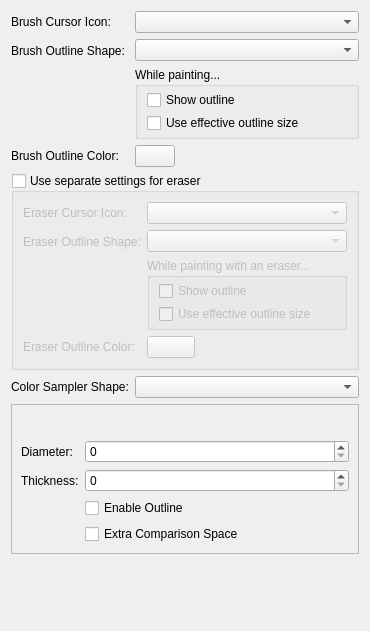
     <widget class="QWidget" name="Cursor">
      <attribute name="title">
       <string>Cursor</string>
      </attribute>
      <layout class="QFormLayout" name="formLayout_9">
       <item row="0" column="0">
        <widget class="QLabel" name="textLabel1">
         <property name="sizePolicy">
          <sizepolicy hsizetype="Preferred" vsizetype="Preferred">
           <horstretch>0</horstretch>
           <verstretch>0</verstretch>
          </sizepolicy>
         </property>
         <property name="text">
          <string>Brush Cursor Icon:</string>
         </property>
         <property name="buddy">
          <cstring>frame</cstring>
         </property>
        </widget>
       </item>
       <item row="0" column="1">
        <widget class="QComboBox" name="m_cmbCursorShape"/>
       </item>
       <item row="1" column="0">
        <widget class="QLabel" name="textLabel1_2">
         <property name="sizePolicy">
          <sizepolicy hsizetype="Preferred" vsizetype="Preferred">
           <horstretch>0</horstretch>
           <verstretch>0</verstretch>
          </sizepolicy>
         </property>
         <property name="text">
          <string>Brush Outline Shape:</string>
         </property>
        </widget>
       </item>
       <item row="1" column="1">
        <widget class="QWidget" name="widget_2" native="true">
         <layout class="QVBoxLayout" name="verticalLayout_8">
          <property name="leftMargin">
           <number>0</number>
          </property>
          <property name="topMargin">
           <number>0</number>
          </property>
          <property name="rightMargin">
           <number>0</number>
          </property>
          <property name="bottomMargin">
           <number>0</number>
          </property>
          <item>
           <widget class="QComboBox" name="m_cmbOutlineShape"/>
          </item>
          <item>
           <widget class="QGroupBox" name="groupBox">
            <property name="title">
             <string>While painting...</string>
            </property>
            <layout class="QVBoxLayout" name="verticalLayout_2">
             <property name="spacing">
              <number>3</number>
             </property>
             <property name="leftMargin">
              <number>9</number>
             </property>
             <property name="topMargin">
              <number>3</number>
             </property>
             <property name="bottomMargin">
              <number>3</number>
             </property>
             <item>
              <widget class="QCheckBox" name="m_showOutlinePainting">
               <property name="sizePolicy">
                <sizepolicy hsizetype="Minimum" vsizetype="Fixed">
                 <horstretch>0</horstretch>
                 <verstretch>0</verstretch>
                </sizepolicy>
               </property>
               <property name="minimumSize">
                <size>
                 <width>200</width>
                 <height>0</height>
                </size>
               </property>
               <property name="text">
                <string>Show outline</string>
               </property>
              </widget>
             </item>
             <item>
              <widget class="QCheckBox" name="m_changeBrushOutline">
               <property name="toolTip">
                <string>Dynamically adjust outline to match the effective size of the brush. (For example, as brush size changes due to pen pressure.)</string>
               </property>
               <property name="text">
                <string>Use effective outline size</string>
               </property>
              </widget>
             </item>
            </layout>
           </widget>
          </item>
         </layout>
        </widget>
       </item>
       <item row="2" column="0">
        <widget class="QLabel" name="label_11">
         <property name="text">
          <string>Brush Outline Color:</string>
         </property>
        </widget>
       </item>
       <item row="2" column="1">
        <widget class="KisColorButton" name="cursorColorButton">
         <property name="sizePolicy">
          <sizepolicy hsizetype="Fixed" vsizetype="Fixed">
           <horstretch>0</horstretch>
           <verstretch>0</verstretch>
          </sizepolicy>
         </property>
         <property name="text">
          <string/>
         </property>
        </widget>
       </item>
       <item row="3" column="0" colspan="2">
        <widget class="QGroupBox" name="m_chkSeparateEraserCursor">
         <property name="title">
          <string>Use separate settings for eraser</string>
         </property>
         <property name="checkable">
          <bool>true</bool>
         </property>
         <property name="checked">
          <bool>false</bool>
         </property>
         <layout class="QFormLayout" name="formLayout_14">
          <item row="0" column="1">
           <widget class="QComboBox" name="m_cmbEraserCursorShape"/>
          </item>
          <item row="0" column="0">
           <widget class="QLabel" name="label_19">
            <property name="sizePolicy">
             <sizepolicy hsizetype="Minimum" vsizetype="Preferred">
              <horstretch>0</horstretch>
              <verstretch>0</verstretch>
             </sizepolicy>
            </property>
            <property name="text">
             <string>Eraser Cursor Icon:</string>
            </property>
           </widget>
          </item>
          <item row="1" column="0">
           <widget class="QLabel" name="label_20">
            <property name="sizePolicy">
             <sizepolicy hsizetype="Minimum" vsizetype="Preferred">
              <horstretch>0</horstretch>
              <verstretch>0</verstretch>
             </sizepolicy>
            </property>
            <property name="text">
             <string>Eraser Outline Shape:</string>
            </property>
           </widget>
          </item>
          <item row="1" column="1">
           <widget class="QWidget" name="widget_7" native="true">
            <property name="sizePolicy">
             <sizepolicy hsizetype="Preferred" vsizetype="Preferred">
              <horstretch>0</horstretch>
              <verstretch>0</verstretch>
             </sizepolicy>
            </property>
            <layout class="QVBoxLayout" name="verticalLayout_10">
             <property name="leftMargin">
              <number>0</number>
             </property>
             <property name="topMargin">
              <number>0</number>
             </property>
             <property name="rightMargin">
              <number>0</number>
             </property>
             <property name="bottomMargin">
              <number>0</number>
             </property>
             <item>
              <widget class="QComboBox" name="m_cmbEraserOutlineShape"/>
             </item>
             <item>
              <widget class="QGroupBox" name="groupBox_6">
               <property name="sizePolicy">
                <sizepolicy hsizetype="Preferred" vsizetype="Preferred">
                 <horstretch>0</horstretch>
                 <verstretch>0</verstretch>
                </sizepolicy>
               </property>
               <property name="title">
                <string>While painting with an eraser...</string>
               </property>
               <layout class="QVBoxLayout" name="verticalLayout_5">
                <property name="spacing">
                 <number>3</number>
                </property>
                <property name="topMargin">
                 <number>3</number>
                </property>
                <property name="bottomMargin">
                 <number>3</number>
                </property>
                <item>
                 <widget class="QCheckBox" name="m_showEraserOutlinePainting">
                  <property name="text">
                   <string>Show outline</string>
                  </property>
                 </widget>
                </item>
                <item>
                 <widget class="QCheckBox" name="m_changeEraserBrushOutline">
                  <property name="toolTip">
                   <string>Dynamically adjust outline to match the effective size of the brush. (For example, as brush size changes due to pen pressure.)</string>
                  </property>
                  <property name="text">
                   <string>Use effective outline size</string>
                  </property>
                 </widget>
                </item>
               </layout>
              </widget>
             </item>
            </layout>
           </widget>
          </item>
          <item row="2" column="0">
           <widget class="QLabel" name="label_21">
            <property name="text">
             <string>Eraser Outline Color:</string>
            </property>
           </widget>
          </item>
          <item row="2" column="1">
           <widget class="KisColorButton" name="eraserCursorColorButton">
            <property name="maximumSize">
             <size>
              <width>48</width>
              <height>25</height>
             </size>
            </property>
            <property name="text">
             <string/>
            </property>
           </widget>
          </item>
         </layout>
        </widget>
       </item>
       <item row="4" column="0">
        <widget class="QLabel" name="m_lblColorSamplerPreviewStyle">
         <property name="text">
          <string>Color Sampler Shape:</string>
         </property>
        </widget>
       </item>
       <item row="4" column="1">
        <widget class="QComboBox" name="m_cmbColorSamplerPreviewStyle"/>
       </item>
       <item row="6" column="0">
        <widget class="QLabel" name="m_lblColorSamplerPreviewSizePreviewEmpty">
         <property name="text">
          <string/>
         </property>
        </widget>
       </item>
       <item row="11" column="0" colspan="2">
        <spacer name="verticalSpacer_3">
         <property name="orientation">
          <enum>Qt::Vertical</enum>
         </property>
         <property name="sizeHint" stdset="0">
          <size>
           <width>20</width>
           <height>40</height>
          </size>
         </property>
        </spacer>
       </item>
       <item row="5" column="0" colspan="2">
        <widget class="QFrame" name="m_frmColorSamplerCircleSettings">
         <property name="frameShape">
          <enum>QFrame::StyledPanel</enum>
         </property>
         <property name="frameShadow">
          <enum>QFrame::Raised</enum>
         </property>
         <layout class="QFormLayout" name="m_frmColorSamplerCircleSettingsLayout">
          <item row="1" column="0">
           <widget class="QLabel" name="m_lblColorSamplerPreviewSize">
            <property name="text">
             <string>Diameter:</string>
            </property>
           </widget>
          </item>
          <item row="1" column="1">
           <widget class="KisSliderSpinBox" name="m_nmbColorSamplerPreviewSize"/>
          </item>
          <item row="0" column="0" colspan="2">
           <widget class="KisColorSamplerPreviewPreview" name="m_lblColorSamplerPreviewSizePreview">
            <property name="sizePolicy">
             <sizepolicy hsizetype="Preferred" vsizetype="Fixed">
              <horstretch>0</horstretch>
              <verstretch>0</verstretch>
             </sizepolicy>
            </property>
            <property name="minimumSize">
             <size>
              <width>0</width>
              <height>20</height>
             </size>
            </property>
           </widget>
          </item>
          <item row="2" column="0">
           <widget class="QLabel" name="m_lblColorSamplerPreviewThickness">
            <property name="text">
             <string>Thickness:</string>
            </property>
           </widget>
          </item>
          <item row="2" column="1">
           <widget class="KisDoubleSliderSpinBox" name="m_ssbColorSamplerPreviewThickness"/>
          </item>
          <item row="3" column="1">
           <widget class="QCheckBox" name="m_chkColorSamplerPreviewOutlineEnabled">
            <property name="text">
             <string>Enable Outline</string>
            </property>
           </widget>
          </item>
          <item row="4" column="1">
           <widget class="QCheckBox" name="m_chkColorSamplerPreviewExtraCircles">
            <property name="text">
             <string>Extra Comparison Space</string>
            </property>
           </widget>
          </item>
         </layout>
        </widget>
       </item>
      </layout>
     </widget>
